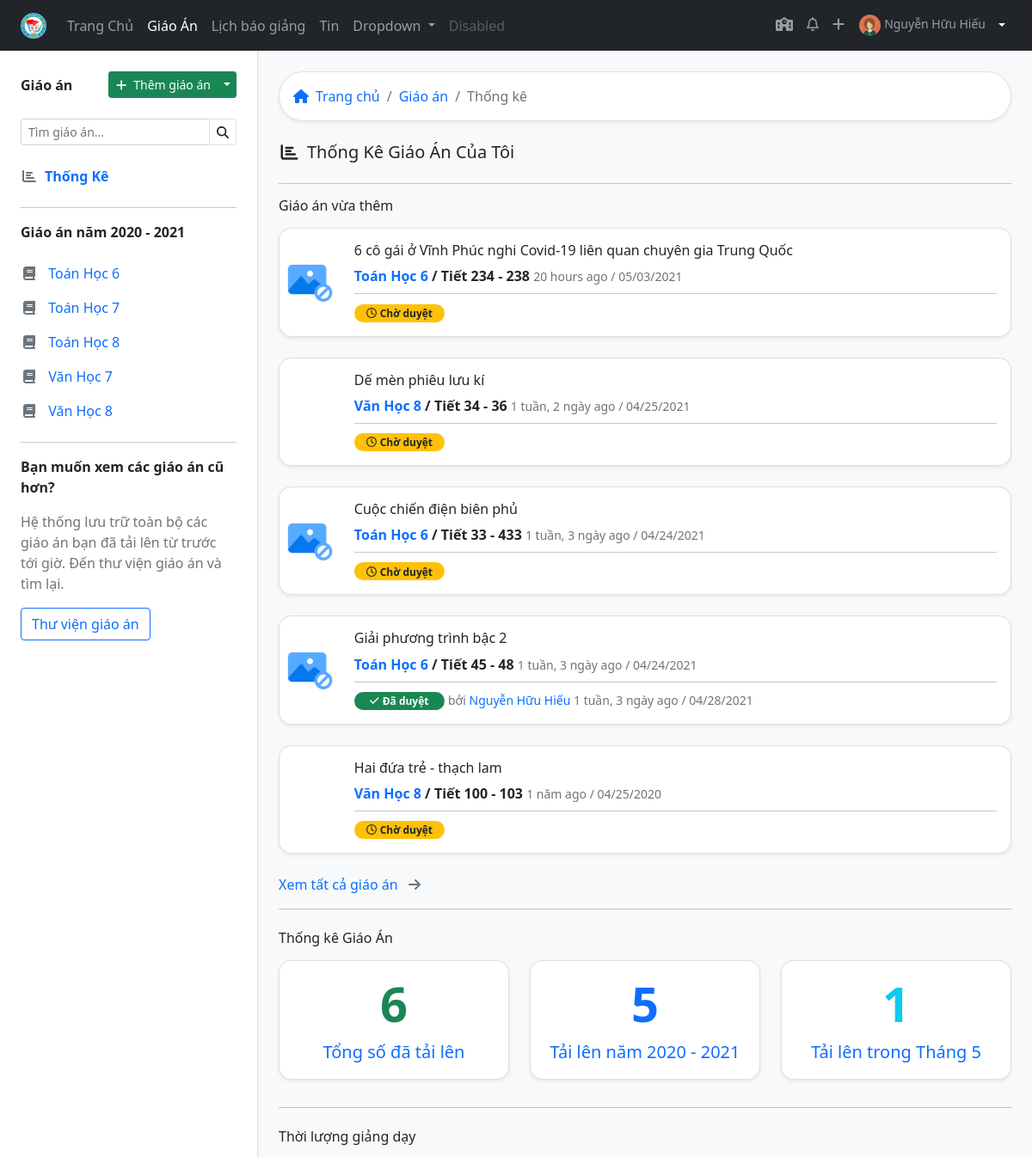
Before: /lessondashboard/ (signed in, upper part) with the older database file.
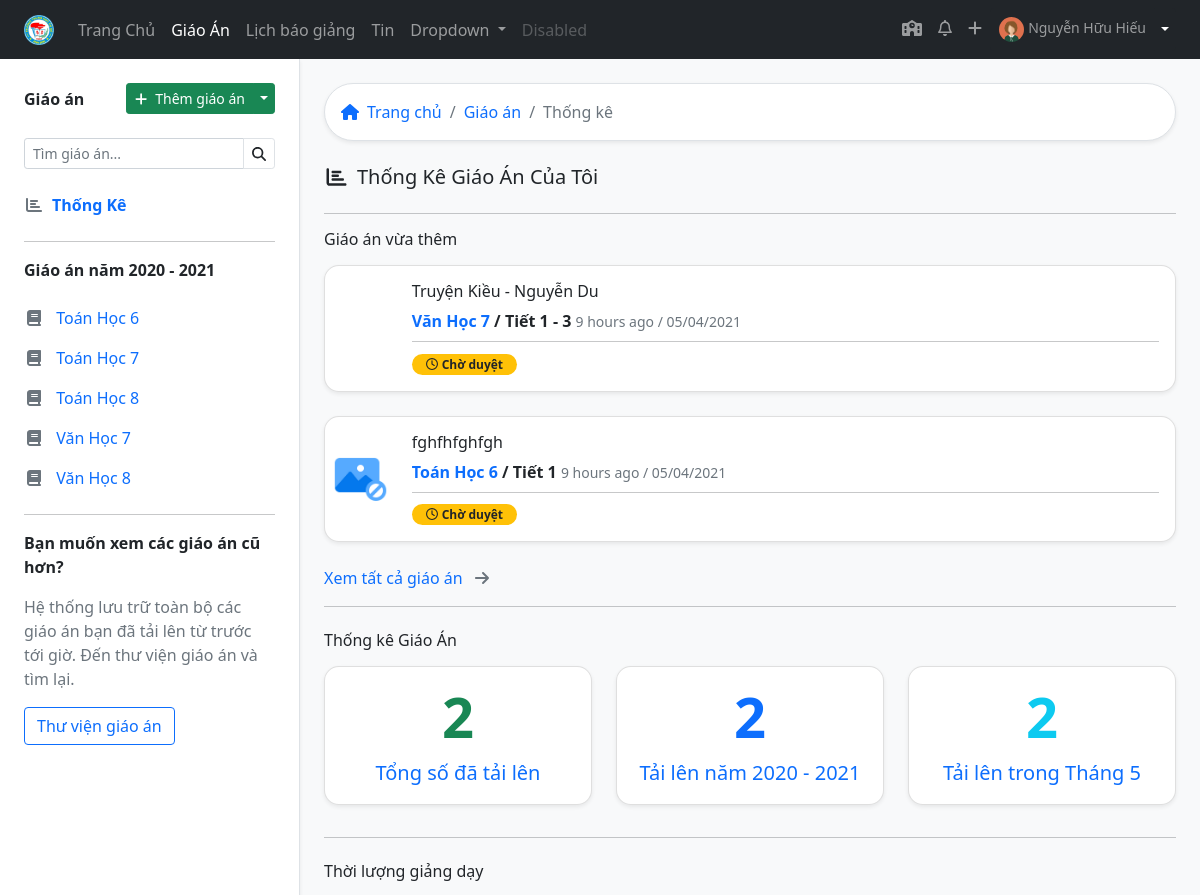
After: the same page with the newer database file.
### lessonmanagement/models.py (models this page shows, shortened)
class SchoolAbstract(models.Model):
    title = models.CharField(max_length=50, verbose_name="Tiêu đề")
    description = models.CharField(max_length=200, verbose_name="Mô tả sơ lược", blank=True)
    cover = models.ImageField(upload_to="coverimages/", verbose_name="Ảnh bìa", null = True, blank = True)
    class Meta:
        abstract = True

class Subject(SchoolAbstract):
    group = models.ForeignKey("GroupSubject", related_name='subject123',on_delete=models.SET_NULL, null=True, blank=True, verbose_name='Bộ môn')
    subject_slug = models.SlugField(max_length=50, null=True, blank=True)
    class Meta:
        verbose_name = "Môn học"
        verbose_name_plural = "Môn học"

class Lesson(models.Model):
    title = models.CharField(max_length=200)
    lesson_path = models.FileField(blank=True, null=True)
    upload_time = models.DateTimeField(blank=True, null=True)
    LEVEL_CHOICES = [
        (6, 6),
        (7, 7),
        (8, 8),
        (9, 9)
    ]
    level = models.IntegerField(choices=LEVEL_CHOICES)
    description = models.CharField(max_length=200, null=True, blank=True)
    teacher = models.ForeignKey(Teacher, on_delete=models.CASCADE)
    subject = models.ForeignKey(Subject, on_delete=models.CASCADE)
    start_number_lesson = models.IntegerField(help_text="Bài giảng này ở tiết số mấy")
    cout_number_lesson = models.IntegerField(help_text="Bài giảng này trong bao nhiêu tiết")
    classyear = models.ManyToManyField(Classyear, through="LessonClassyear")
    STATUS_CHOICES = [
    ('pending', 'Chờ duyệt'),
    ('acept', 'Đã duyệt'),
    ('deny', 'Bị từ chối'),
    ]
    status = models.CharField(max_length=10, blank=True, choices=STATUS_CHOICES ,default='pending')
    checker = models.ForeignKey(Teacher, related_name="lesson_checker" ,on_delete=models.SET_NULL, null=True, blank=True)
    check_date = models.DateTimeField(auto_now=True)
    note_checker = models.CharField(max_length=200, blank=True)
    class Meta:
        verbose_name = "Giáo Án"
        verbose_name_plural = "Giáo Án"
        ordering = ["-upload_time"]
    def start_year_level(self):
        if now.month < 9:
            return school_year_def(self.upload_time) - self.level + 6
        else:
            return school_year_def(self.upload_time) - self.level + 7

class Teacher(models.Model):
    user = models.OneToOneField(User, on_delete=models.SET_NULL, blank=True, null=True, verbose_name="Tài khoản đăng nhập", help_text="Tài khoản đăng nhập viết liền không dấu. Ví dụ: nhhieu. Viết tắt của Nguyễn Hữu Hiếu. Nếu trùng họ tên thì thêm số vào sau, ví dụ nhhieu2")
    firstname = models.CharField("Họ",max_length=20, blank=True)
    lastname = models.CharField("Tên", max_length=20, blank=True)
    zalo_number = models.DecimalField(verbose_name="Số điện thoại",help_text="Số điện thoại có đăng ký zalo, sử dụng để nhận thông báo từ ban giám hiệu", max_digits=12, decimal_places=0,null=True, blank=True)
    birth_date = models.DateField("Ngày sinh", null=True, blank=True)
    SEX_CHOICES = [
    ('male', 'Nam'),
    ('female', 'Nữ')
    ]
    sex = models.CharField(verbose_name="Giới tính", max_length=6, choices=SEX_CHOICES, null=True, blank=True)
    main_subject = models.ForeignKey("Subject",on_delete=models.SET_NULL,null=True,blank=True, verbose_name="Chuyên môn chính")
    EDUCATION_LEVEL_CHOICES = [
        ('inter', 'Trung Cấp'),
        ('college', 'Cao Đẳng'),
        ('university', 'Đại Học'),
        ('master', 'Thạc Sĩ')
    ]
    education_level = models.CharField(max_length=20, choices=EDUCATION_LEVEL_CHOICES, null=True, blank=True)
    is_work = models.BooleanField("Có đang công tác",default=True, help_text="Tích vào ô nếu đang công tác tại trường, bỏ tích nếu đã nghỉ hưu hoặc chuyển sang đơn vị khác")
    def user_directory_path(instance, filename):
        return 'user_{0}/{1}'.format(instance.user.id, filename)
    avatar = models.ImageField("Ảnh đại diện", help_text = "Ảnh nên được crop về ảnh vuông để đạt được độ thẩm mỹ cao nhất",upload_to = user_directory_path, blank = True, null = True)
    def full_name(self):
        return ('%s %s') % (self.firstname, self.lastname)
    class Meta:
        verbose_name = "Giáo viên"
        verbose_name_plural = "Giáo viên"
    def schoolyear(self):
        if now.month < 9:
            return ('%s - %s') % (now.year - 1, now.year)
        else:
            return ('%s - %s') % (now.year, now.year+1)
    def lesson_list(self):
        return self.lesson_set.filter(teacher = self.user.id)
    def subject_classyear_list(self):
        return self.subjectclassyear_set.filter(is_teach_now = True).order_by('subject__title').values('subject__title', 'classyear__startyear','subject__group__title').distinct()
    def latest_lesson(self):
        return Lesson.objects.filter(teacher=self.user.teacher.id).order_by('-upload_time')[:5]
    def count_lesson(self):
        count = {}
        teacher = self.user.teacher.id
        lessons = Lesson.objects.filter(teacher=teacher)
        count['total'] = lessons.count()
        current_year = [school_year_def(now), school_year_def(now)+1]
        lesson_current_year = lessons.filter(upload_time__year__in = current_year )
        count['year'] = lesson_current_year.count()
        lesson_current_month =  lessons.filter(upload_time__year__in = current_year).filter(upload_time__month = now.month)
        count['month'] = lesson_current_month.count()
        return count

### lessonmanagement/views.py (the view)
# urls.py: path('lessondashboard/', views.lessondashboard, name="lessondashboard"),
@login_required
def lessondashboard(request):
    teacher = request.user.teacher
    subject_classyear = SubjectClassyear.objects.filter(teacher=teacher.id, is_teach_now=True)
    context = { 'subject_classyear': subject_classyear
    }
    return render(request, 'lessondashboard.html', context)

### lessonmanagement/models.py (called while the page is built)
def class_level_def(year):
    i = 0
    if (now.month < 9):
        i =  (now.year - year) + 5
    else:
        i = (now.year - year) + 6
    if i in [6,7,8,9]:
        return i
    else:
        return year

def school_year_def(upload_time):
    if (upload_time.month < 9):
        return upload_time.year -1
    else:
        return upload_time.year

    @property
    def class_level(self):
        return class_level_def(self.startyear)

    def class_title_year(self):
        return "%s%s" % (self.class_level, self.title)

    def __str__(self):
        return  self.class_title_year()

### lessonmanagement/templatetags/lessonmanagement_extras.py (called while the page is built)
@register.filter
def classlevel(value):
    now = datetime.now()
    i = 0
    if (now.month < 9):
        i =  (now.year - value) + 5
    else:
        i = (now.year - value) + 6
    if i in [6,7,8,9]:
        return i
    else:
        return value

### lessonmanagement/templates/lessondashboard.html (shortened to what the changed rows need)
          {% extends 'base_withsidebar.html' %}
          {% load static %}
          {% block content %}
          {% load lessonmanagement_extras %}
          {% load humanize %}
          {% with teacher=request.user.teacher %}
                {% for i in teacher.latest_lesson %}
                <div class="card mb-4 rounded-15 shadow-sm">
                  <div class="row g-0">
                    <div class="col-1 p-2 d-flex align-items-center">
                      <img src="
                      {% if i.subject.cover %}
                      {{ i.subject.cover.url }}
                      {% else %}
                      {% static 'imgs/no-image.png' %}
                      {% endif %}
                      "  class="img-fluid" alt="">
                    </div>
                    <div class="col-11">
                      <div class="card-body">
                        <h6 class="card-title">
                          <a href="{% url 'lesson' i.id %}" class="text-reset text-decoration-none">  {{ i.title }}</a>
                        </h6>
                        <span class="text-dark fw-bold">
                        <a href="{% url 'lessons_subject_level' i.subject.title|slugify i.start_year_level %}" class="text-decoration-none">{{ i.subject.title }} {{ i.level }}</a> / Tiết {{ i.start_number_lesson}} {% if i.cout_number_lesson > 1 %} - {{ i.start_number_lesson|add:i.cout_number_lesson }} {% endif %}
                      </span>
                      <small class="text-muted">
    {{ i.upload_time|naturaltime }} / {{ i.upload_time|date:"SHORT_DATE_FORMAT" }}</small>
                        <hr class="my-2">
                        {% if i.status == "pending" %}
                        <span class="badge bg-warning text-dark rounded-pill" style="width: 105px;"><i class="far fa-clock me-1"></i>Chờ duyệt</span>
                        {% elif i.status == "acept" %}
                        <span class="badge bg-success  rounded-pill" style="width: 105px;"><i class="fas fa-check me-1"></i>Đã duyệt</span> <small class="text-muted">bởi<a href="#" class="text-decoration-none"> {{ i.checker.full_name }}</a>
                          {{ i.upload_time|naturaltime}} / {{ i.check_date|date:"SHORT_DATE_FORMAT" }}</small>
                        {% endif %}
                      </div>
                    </div>
                  </div>
                </div>
                {% endfor %}
          <div class="row">
            <div class="col">
                <div class="card  rounded-15 shadow-sm mb-3 text-center">
                  <div class="card-body">
                    <h1 class="card-title link-success fw-bold display-4">{{ teacher.count_lesson.total }}</h1>
                    <p class="card-text text-muted fs-5" >
                      <a href="{% url 'alllessons' %}" class="stretched-link text-decoration-none">Tổng số đã tải lên</a>
                    </p>
                  </div>
                </div>
          </div>
            <div class="col">
              <a href="{% url 'alllessons' %}" class="text-decoration-none">
              <div class="card rounded-15 shadow-sm mb-3  text-center">
                <div class="card-body">
                 <h1 class="card-title link-primary fw-bold display-4">{{ teacher.count_lesson.year }}</h1>
                 <p class="card-text text-muted fs-5" >
                 <a href="{% url 'alllessons' %}" class="stretched-link text-decoration-none">Tải lên năm {{ teacher.schoolyear }}</a>
                 </p>
                </div>
              </div>
              </a>
            </div>
            <div class="col">
              <a href="{% url 'alllessons' %}" class="text-decoration-none">
              <div class="card rounded-15 shadow-sm mb-3  text-center">
                <div class="card-body">
                 <h1 class="card-title link-info fw-bold display-4">{{ teacher.count_lesson.month }}</h1>
                 <p class="card-text text-muted fs-5" >
                 <a href="{% url 'alllessons' %}" class="stretched-link text-decoration-none">Tải lên trong {% now "M" %}</a>
                 </p>
                </div>
              </div>
              </a>
            </div>
          </div>
          {% endwith %}
           {% endblock %}

### lessonmanagement/templates/sidebar.html (shortened to what this page needs)
{% load lessonmanagement_extras %}
{% with teacher=request.user.teacher %}
<div class="position-sticky top-0 start-0 pt-4">
    <div class="d-flex justify-content-between mb-4 align-items-center">
      <span class="fw-bold">Giáo án</span>
<div class="btn-group">
  <a href="{% url 'addlesson' %}" class="btn btn-sm btn-success"><i class="fas fa-plus me-2"></i>Thêm giáo án</a>
  <button type="button" class="btn btn-sm btn-success dropdown-toggle dropdown-toggle-split" data-bs-toggle="dropdown" aria-expanded="false">
  </button>
</div>
      </div>
      <form action="">
        <div class="input-group input-group-sm mb-3">
        <input type="search" class="form-control " list="datalistOptions" id="exampleDataList" placeholder="Tìm giáo án..." aria-describedby="button-addon2">
          <button class="btn border" type="submit" id="button-addon2"><i class="fas fa-search"></i></button>
        </div>
      </form>
      <div class="list-group">
        <a href="{% url 'lessondashboard' %}" class="list-group-item list-group-item-action border-0 text-primary ps-0 {% if request.path == '/lessondashboard/' %} fw-bold {% endif %}"><i class="fas fa-chart-bar me-2 text-muted  fa-fw "></i>Thống Kê</a>
        <hr >
      <span class="fw-bold mb-3">Giáo án năm {{ teacher.schoolyear }} </span>
        {% for i in teacher.subject_classyear_list %}
     <a href="{% url 'lessons_subject_level' i.subject__title|slugify i.classyear__startyear|classlevel %}" class="list-group-item list-group-item-action border-0 text-primary ps-0"><i class="fas fa-book fa-fw me-2 text-muted"></i> {{ i.subject__title }} {{ i.classyear__startyear|classlevel }} </a>
        {% endfor %}
        <hr>
        <span class="fw-bold mb-3">Bạn muốn xem các giáo án cũ hơn?</span>
        <p class="text-muted pe-3">Hệ thống lưu trữ toàn bộ các giáo án bạn đã tải lên từ trước tới giờ. Đến thư viện giáo án và tìm lại.</p>
      </div>
      <a href="{% url 'alllessons' %}" class="btn btn-outline-primary mb-3">Thư viện giáo án </a>
    </div>
  {% endwith %}

Changed rows visible on the page:
removed Lesson: title "6 cô gái ở Vĩnh Phúc nghi Covid-19 liên quan chuyên gia Trung Quốc", subject "Toán Học", level "6", start_number_lesson "234", start_number_lesson|add "238", upload_time "20 hours ago", upload_time "05/03/2021", status "pending" (drawn)
removed Lesson: title "Dế mèn phiêu lưu kí", subject "Văn Học", level "8", start_number_lesson "34", start_number_lesson|add "36", upload_time "1 tuần, 2 ngày ago", upload_time "04/25/2021", status "pending" (drawn)
removed Lesson: title "Cuộc chiến điện biên phủ", subject "Toán Học", level "6", start_number_lesson "33", start_number_lesson|add "433", upload_time "1 tuần, 3 ngày ago", upload_time "04/24/2021", status "pending" (drawn)
removed Lesson: title "Giải phương trình bậc 2", subject "Toán Học", level "6", start_number_lesson "45", start_number_lesson|add "48", upload_time "1 tuần, 3 ngày ago", upload_time "04/24/2021", checker.full_name "Nguyễn Hữu Hiếu", check_date "04/28/2021"
removed Lesson: title "Hai đứa trẻ - thạch lam", subject "Văn Học", level "8", start_number_lesson "100", start_number_lesson|add "103", upload_time "1 năm ago", upload_time "04/25/2020", status "pending" (drawn)
computed for Teacher: count_lesson.total "6" → "2"; count_lesson.year "5" → "2"; count_lesson.month "1" → "2"
added Lesson: title "Truyện Kiều - Nguyễn Du", subject "Văn Học", level "7", start_number_lesson "1", start_number_lesson|add "3", upload_time "9 hours ago", upload_time "05/04/2021", status "pending" (drawn)
added Lesson: title "fghfhfghfgh", subject "Toán Học", level "6", start_number_lesson "1", upload_time "9 hours ago", upload_time "05/04/2021", status "pending" (drawn)
